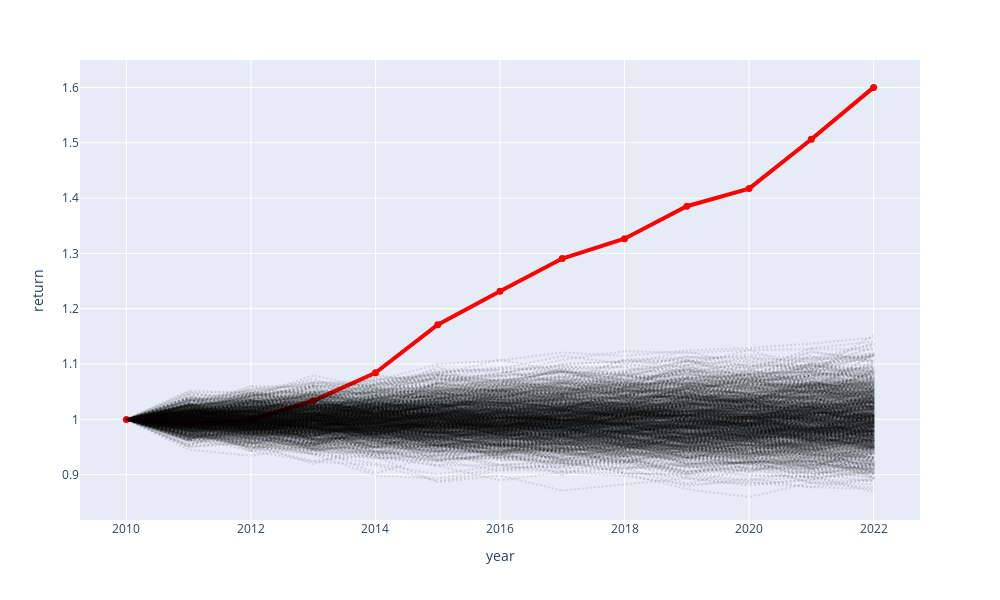

The code cell stored with this chart in its notebook:
### Code cell
# plot_time_series(df, title="Factor vs Noise", ylabel="NAV", xlabel="Year", filename="factor_vs_noise.png")
import plotly.express as px
import matplotlib.pyplot as plt

# factor = f"cumu3_taxable_income_growth"
# factor = f"cumu3_new_dwellings_ratio"
# factor = f"cumu3_net_migration_ratio"
# factor = f"cumu3_neighbour_return"
# factor = f"inverse_cumulative_returns"

# Combined Factors
factor = f"simple_linear_factor"
# factor = f"simple_linear_factor_with_mean_reversion"
# factor = f"income_migration_intersection"
# factor = f"income_migration_intersection_with_mean_reversion"
# factor = f"income_migration_dwellings_intersection"

factor_series = pd.Series(timelines[factor].get_cumulative_returns(), name=factor)
noise_series = [pd.Series(timelines[f"noise_{i}"].get_cumulative_returns(), name=f"noise_{i}") for i in range(num_noise)]

df = pd.concat([factor_series] + noise_series, axis=1)

# Create the line chart for the noise series only
fig = px.line(df, y=[col for col in df.columns if col.startswith('noise_')])

# Update the traces for the noise lines to be black and less prominent
noise_opacity = 0.1  # Semi-transparent
for trace in fig.data:
    trace.update(line=dict(color="black", width=2, dash="dot"), opacity=noise_opacity)

# Now, add the factor line separately to ensure it's on top
fig.add_scatter(x=df.index, y=df[factor], mode='lines+markers', name=factor,
                line=dict(color='red', width=4),
                marker=dict(size=7, color='red'))

fig.update_layout(
        autosize=False,
        width=1000,
        height=600,
        hovermode="closest",
        showlegend=False,
    )

fig.update_xaxes(title_text="year")
fig.update_yaxes(title_text="return")

fig.show()
